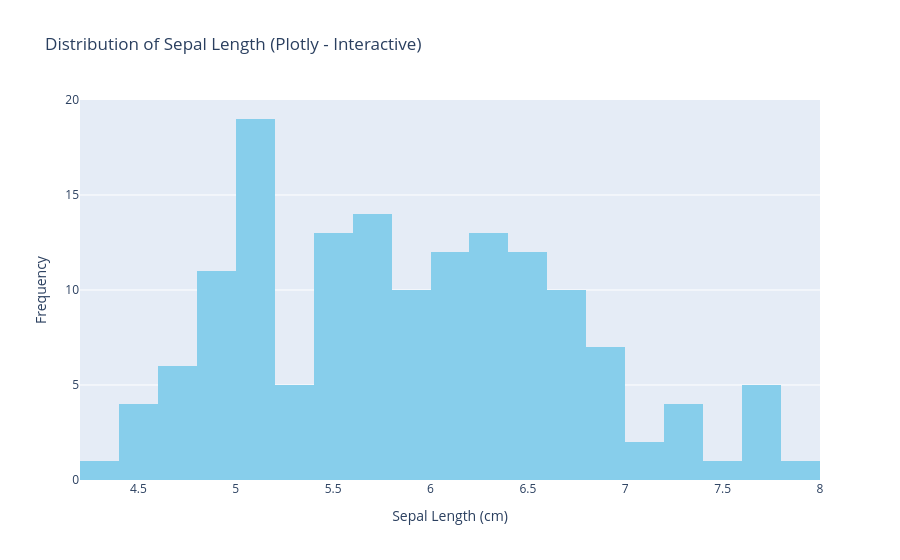

The notebook cell saved with this chart:
### Markdown cell above
### 7.3 — Interactive Histogram with Plotly

### Code cell
# Interactive histogram using Plotly
fig = px.histogram(iris, x='sepal_length', nbins=20,
                   title='Distribution of Sepal Length (Plotly - Interactive)',
                   labels={'sepal_length': 'Sepal Length (cm)'},
                   color_discrete_sequence=['skyblue'])

fig.update_layout(xaxis_title='Sepal Length (cm)',
                  yaxis_title='Frequency',
                  showlegend=False)

fig.show()

### Figure 1 — Plotly figure (JSON) as saved in the notebook; plotly's stock layout.template omitted (floating-point values rounded to 4 significant figures; data arrays with more than 128 entries replaced by an {"elided": "..."} marker saying what was removed)
{"data": [{"bingroup": "x", "hovertemplate": "Sepal Length (cm)=%{x}<br>count=%{y}<extra></extra>", "legendgroup": "", "marker": {"color": "skyblue", "pattern": {"shape": ""}}, "name": "", "nbinsx": 20, "orientation": "v", "showlegend": false, "type": "histogram", "x": {"elided": "150 float values"}, "xaxis": "x", "yaxis": "y"}], "layout": {"barmode": "relative", "legend": {"tracegroupgap": 0}, "showlegend": false, "title": {"text": "Distribution of Sepal Length (Plotly - Interactive)"}, "xaxis": {"anchor": "y", "domain": [0, 1], "title": {"text": "Sepal Length (cm)"}}, "yaxis": {"anchor": "x", "domain": [0, 1], "title": {"text": "Frequency"}}}}
